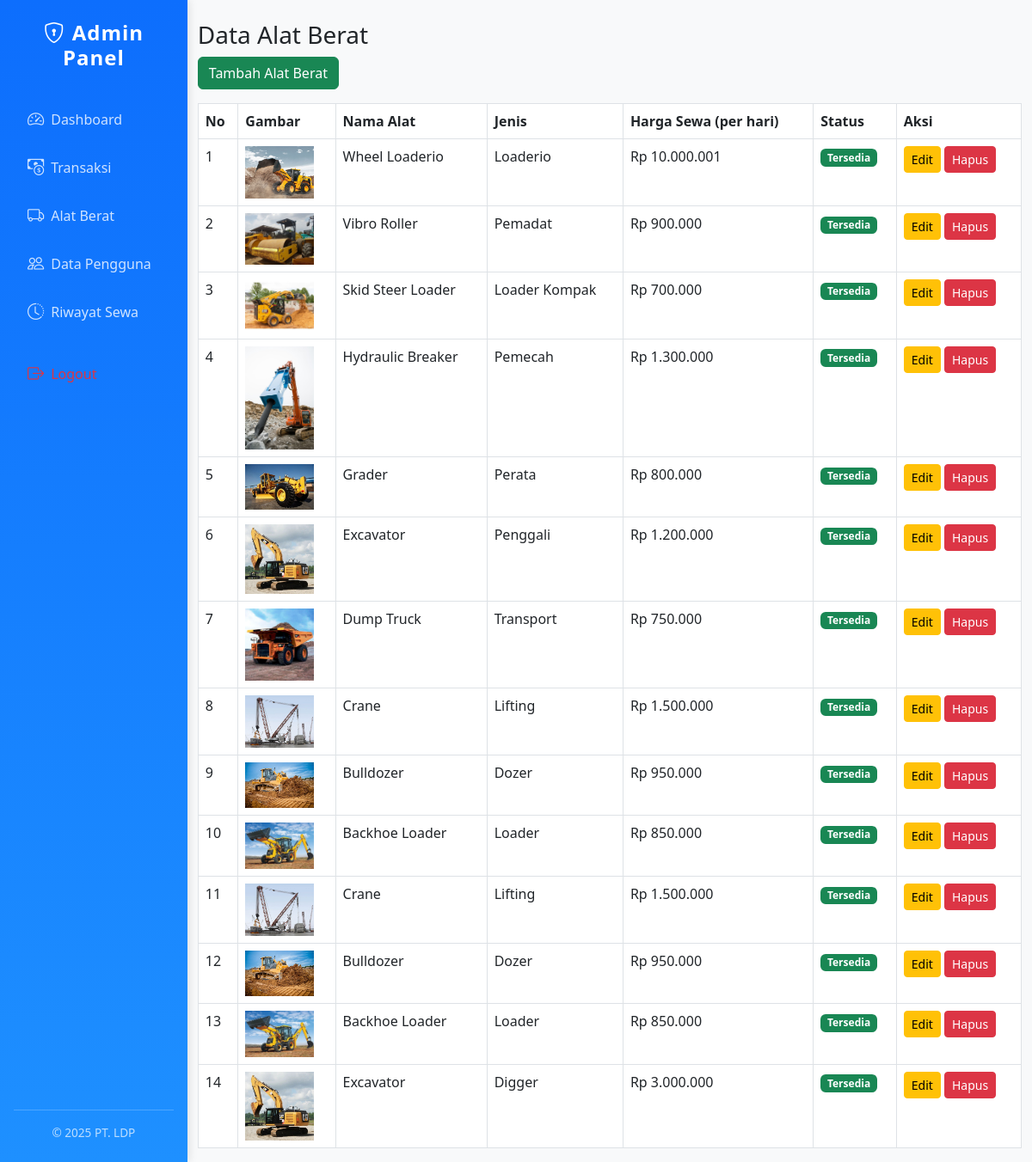
The page /admin/alat_berat.php (signed in) on the database as committed earlier.
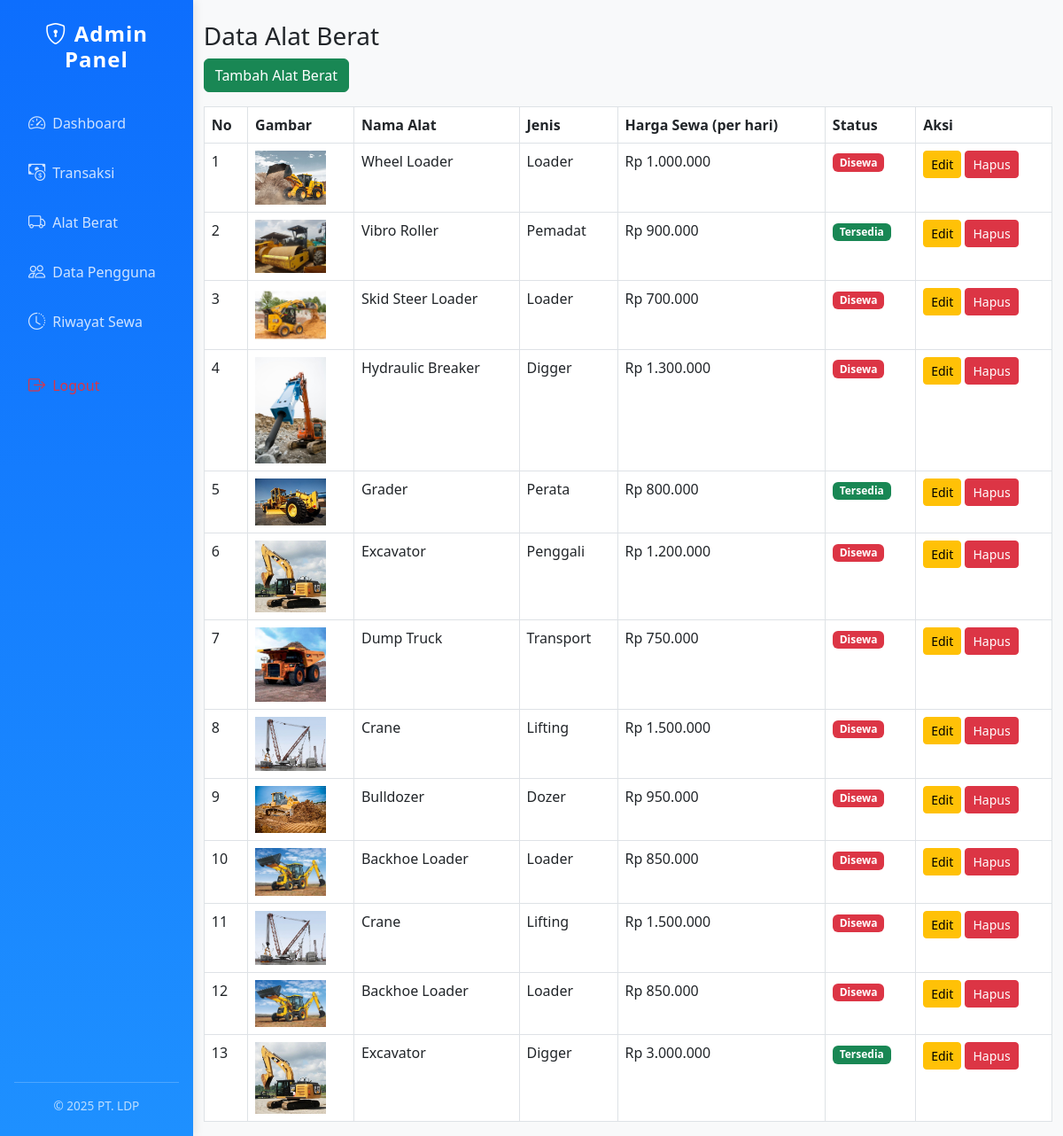
The same page on the database as committed later.
### tables this page shows
CREATE TABLE `alat_berat` (
  `id` int NOT NULL,
  `nama_alat` varchar(100) DEFAULT NULL,
  `jenis` varchar(50) DEFAULT NULL,
  `harga_per_hari` int DEFAULT NULL,
  `foto` varchar(255) DEFAULT NULL,
  `status` enum('tersedia','disewa') DEFAULT 'tersedia'
);

### admin/alat_berat.php (the view, shortened to what this page needs)
<?php
include "../config/db.php";
$action = $_GET['action'] ?? '';
$data = mysqli_query($conn, "SELECT * FROM alat_berat ORDER BY id DESC");
?>
<!DOCTYPE html>
<html lang="id">
<head>
    <link href="https://cdn.jsdelivr.net/npm/bootstrap@5.3.0/dist/css/bootstrap.min.css" rel="stylesheet">
</head>
<body>
    <?php include "sidebar_admin.php"; ?>
    <div class="container mt-4">
        <h3>Data Alat Berat</h3>
        <?php if ($action == 'add' || ($action == 'edit' && isset($data_edit))): ?>
            <h5><?= $action == 'add' ? 'Tambah Alat Berat' : 'Edit Alat Berat' ?></h5>
            <form method="POST" action="" enctype="multipart/form-data">
                <div class="mb-3">
                    <label>Nama Alat</label>
                    <input type="text" name="nama_alat" class="form-control" required
                        value="<?= $action == 'edit' ? $data_edit['nama_alat'] : '' ?>">
                </div>
                <div class="mb-3">
                    <label>Jenis</label>
                    <input type="text" name="jenis" class="form-control" required
                        value="<?= $action == 'edit' ? $data_edit['jenis'] : '' ?>">
                </div>
                <div class="mb-3">
                    <label>Harga Sewa (per hari)</label>
                    <input type="number" name="harga_per_hari" class="form-control" required
                        value="<?= $action == 'edit' ? $data_edit['harga_per_hari'] : '' ?>">
                </div>
                <div class="mb-3">
                    <label>Foto Alat</label>
                    <input type="file" name="foto" class="form-control" <?= $action == 'add' ? 'required' : '' ?>>
                </div>
                <div class="mb-3">
                    <label>Status</label>
                    <select name="status" class="form-select" required>
                        <option value="tersedia" <?= ($action == 'edit' && $data_edit['status'] == 'tersedia') ? 'selected' : '' ?>>Tersedia</option>
                        <option value="disewa" <?= ($action == 'edit' && $data_edit['status'] == 'disewa') ? 'selected' : '' ?>>
                            Disewa</option>
                    </select>
                </div>
                <button type="submit" class="btn btn-primary"><?= $action == 'add' ? 'Tambah' : 'Update' ?></button>
                <a href="alat_berat.php" class="btn btn-secondary">Batal</a>
            </form>
        <?php else: ?>
            <a href="alat_berat.php?action=add" class="btn btn-success mb-3">Tambah Alat Berat</a>
            <table class="table table-bordered">
                <thead>
                    <tr>
                        <th>No</th>
                        <th>Gambar</th>
                        <th>Nama Alat</th>
                        <th>Jenis</th>
                        <th>Harga Sewa (per hari)</th>
                        <th>Status</th>
                        <th>Aksi</th>
                    </tr>
                </thead>
                <tbody>
                    <?php if (mysqli_num_rows($data) > 0): ?>
                        <?php $no = 1;
                        while ($row = mysqli_fetch_assoc($data)): ?>
                            <tr>
                                <td><?= $no++ ?></td>
                                <td>
                                    <?php if ($row['foto']): ?>
                                        <img src="../assets/img/<?= htmlspecialchars($row['foto']) ?>" alt="Foto Alat" width="80">
                                    <?php else: ?>
                                        <span class="text-muted">-</span>
                                    <?php endif; ?>
                                </td>
                                <td><?= htmlspecialchars($row['nama_alat']) ?></td>
                                <td><?= htmlspecialchars($row['jenis']) ?></td>
                                <td>Rp <?= number_format($row['harga_per_hari'], 0, ',', '.') ?></td>
                                <td><span
                                        class="badge bg-<?= $row['status'] == 'tersedia' ? 'success' : 'danger' ?>"><?= ucfirst($row['status']) ?></span>
                                </td>
                                <td>
                                    <a href="alat_berat.php?action=edit&id=<?= $row['id'] ?>"
                                        class="btn btn-warning btn-sm">Edit</a>
                                    <a href="alat_berat.php?action=delete&id=<?= $row['id'] ?>"
                                        onclick="return confirm('Hapus alat ini?')" class="btn btn-danger btn-sm">Hapus</a>
                                </td>
                            </tr>
                        <?php endwhile; ?>
                    <?php else: ?>
                        <tr>
                            <td colspan="6" class="text-center">Belum ada data alat berat.</td>
                        </tr>
                    <?php endif; ?>
                </tbody>
            </table>
        <?php endif; ?>
    </div>
</body>
</html>

Rows that differ between the two databases and show on the page:
removed alat_berat: foto (picture), nama_alat "Bulldozer", jenis "Dozer", harga_per_hari "950.000", status "Tersedia"
changed alat_berat: nama_alat "Wheel Loaderio" → "Wheel Loader"; jenis "Loaderio" → "Loader"; harga_per_hari "10.000.001" → "1.000.000"; status "Tersedia" → "Disewa"
changed alat_berat "Skid Steer Loader": jenis "Loader Kompak" → "Loader"; status "Tersedia" → "Disewa"
changed alat_berat "Hydraulic Breaker": jenis "Pemecah" → "Digger"; status "Tersedia" → "Disewa"
changed alat_berat "Penggali": status "Tersedia" → "Disewa"
changed alat_berat "Dump Truck": status "Tersedia" → "Disewa"
changed alat_berat (number 8 of 13 on the later page): status "Tersedia" → "Disewa"
changed alat_berat "Bulldozer": status "Tersedia" → "Disewa"
changed alat_berat (number 10 of 13 on the later page): status "Tersedia" → "Disewa"
changed alat_berat (number 11 of 13 on the later page): status "Tersedia" → "Disewa"
changed alat_berat (number 12 of 13 on the later page): status "Tersedia" → "Disewa"
